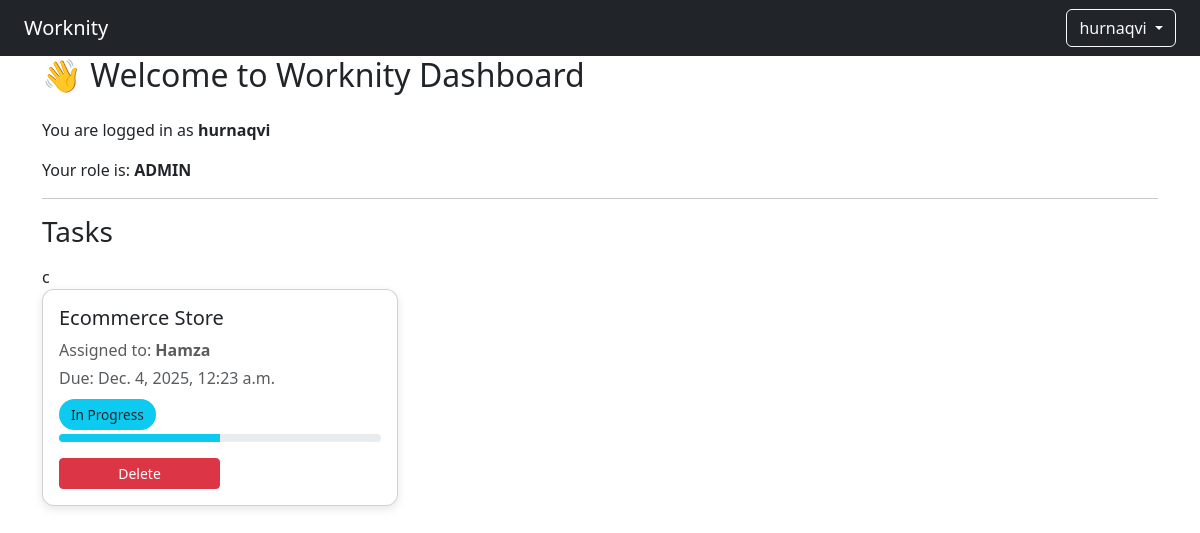
The page /dashboard/ (signed in) on the database its author committed.
### accounts/models.py (models this page shows, shortened)
class EmployeeProfile(models.Model):
    ROLE_CHOICES = [
        ("ADMIN", "Admin"),
        ("MANAGER", "Manager"),
        ("EMPLOYEE", "Employee"),
    ]
    user = models.OneToOneField(User, on_delete=models.CASCADE)
    role = models.CharField(
        max_length=10,
        choices=ROLE_CHOICES,
        default="EMPLOYEE"
    )

### tasks/models.py (models this page shows, shortened)
class Task(models.Model):
    STATUS_CHOICES = [
        ("PENDING", "Pending"),
        ("IN_PROGRESS", "In Progress"),
        ("COMPLETED", "Completed"),
    ]
    title = models.CharField(max_length=200)
    description = models.TextField()
    assigned_to = models.CharField(max_length=150)
    created_by = models.CharField(max_length=150)
    status = models.CharField(
        max_length=20,
        choices=STATUS_CHOICES,
        default="PENDING",
    )
    due_date = models.DateTimeField()
    created_at = models.DateTimeField(auto_now_add=True)
    updated_at = models.DateTimeField(auto_now=True)

### tasks/views.py (the view)
# urls.py: path("dashboard/", dashboard_view, name="dashboard"),
@login_required
def dashboard_view(request):
    profile, _ = EmployeeProfile.objects.get_or_create(user=request.user)
    if settings.DB_MODE == "local":
        qs = Task.objects.all().order_by("-created_at")
        tasks = []
        for t in qs:
            tasks.append({
                "task_id": str(t.id),
                "title": t.title,
                "description": t.description,
                "assigned_to": t.assigned_to,
                "status": t.status,
                "due_date": t.due_date,
                "created_by": t.created_by,
            })
    else:
        tasks = ddb_get_all_tasks()
    total = len(tasks)
    completed = sum(1 for t in tasks if t["status"] == "COMPLETED")
    in_progress = sum(1 for t in tasks if t["status"] == "IN_PROGRESS")
    pending = sum(1 for t in tasks if t["status"] == "PENDING")
    return render(request, "tasks/dashboard.html", {
        "profile": profile,
        "tasks": tasks,
        "total": total,
        "completed": completed,
        "in_progress": in_progress,
        "pending": pending,
    })

### templates/tasks/dashboard.html (shortened to what this page needs)
{% extends "base.html" %}
{% block content %}
<h2 class="mb-4">👋 Welcome to Worknity Dashboard</h2>
<div class="mb-2">
    <p>You are logged in as <strong>{{ user.username }}</strong></p>
    <p>Your role is: <strong>{{ profile.role }}</strong></p>
</div>
<hr>
<div class="d-flex justify-content-between align-items-center mb-3">
    <h3 class="mb-0">Tasks</h3>
</div>c
<div class="row">
    {% for t in tasks %}
    <div class="col-md-4 mb-4">
        <div class="card task-card p-3">
            <h5>{{ t.title }}</h5>
            <p class="text-muted mb-1">
                 Assigned to: <strong>{{ t.assigned_to }}</strong>
            </p>
            <p class="text-muted mb-1">
                 Due: {{ t.due_date }}
            </p>
            <div class="mt-2 mb-2">
                {% if t.status == "COMPLETED" %}
                    <span class="status-badge bg-success text-white">Completed</span>
                {% elif t.status == "IN_PROGRESS" %}
                    <span class="status-badge bg-info text-dark">In Progress</span>
                {% else %}
                    <span class="status-badge bg-warning text-dark">Pending</span>
                {% endif %}
            </div>
            <div class="progress mb-3" style="height: 8px;">
                {% if t.status == "COMPLETED" %}
                    <div class="progress-bar bg-success" style="width: 100%;"></div>
                {% elif t.status == "IN_PROGRESS" %}
                    <div class="progress-bar bg-info" style="width: 50%;"></div>
                {% else %}
                    <div class="progress-bar bg-warning" style="width: 10%;"></div>
                {% endif %}
            </div>
            <div class="d-flex gap-2">
                {% if profile.role == "ADMIN" %}
                    <a href="{% url 'task_delete' t.task_id %}" class="btn btn-danger btn-sm w-50">
                        Delete
                    </a>
                {% endif %}
            </div>
        </div>
    </div>
    {% empty %}
        <p>No tasks available.</p>
    {% endfor %}
</div>
{% endblock %}

### templates/base.html (shortened to what this page needs)
<!DOCTYPE html>
<html>
<head>
    <link href="https://cdn.jsdelivr.net/npm/bootstrap@5.3.2/dist/css/bootstrap.min.css" rel="stylesheet">
</head>
<body>
<nav class="navbar navbar-expand-lg navbar-dark bg-dark px-4">
    <a class="navbar-brand" href="{% url 'dashboard' %}">Worknity</a>
    <div class="ms-auto d-flex align-items-center">
        <div class="dropdown">
            <button class="btn btn-outline-light dropdown-toggle" type="button" data-bs-toggle="dropdown">
                 {{ user.username }}
            </button>
        </div>
    </div>
</nav>
<div class="container">
  {% block content %}{% endblock %}
</div>
</body>
</html>

### templates/tasks/dashboard.html (style rules this page uses)
.task-card { border-radius: 12px; box-shadow: 0 3px 10px rgba(0,0,0,0.1); transition: 0.2s ease; }
.status-badge { font-size: 0.85rem; padding: 6px 12px; border-radius: 20px; }

### rows shown on the page
EmployeeProfile: role "ADMIN"
Task: title "Ecommerce Store", assigned_to "Hamza", due_date "Dec. 4, 2025, 12:23 a.m.", status "IN_PROGRESS" (drawn)

### other values the page prints
{{ user.username }} "hurnaqvi"
